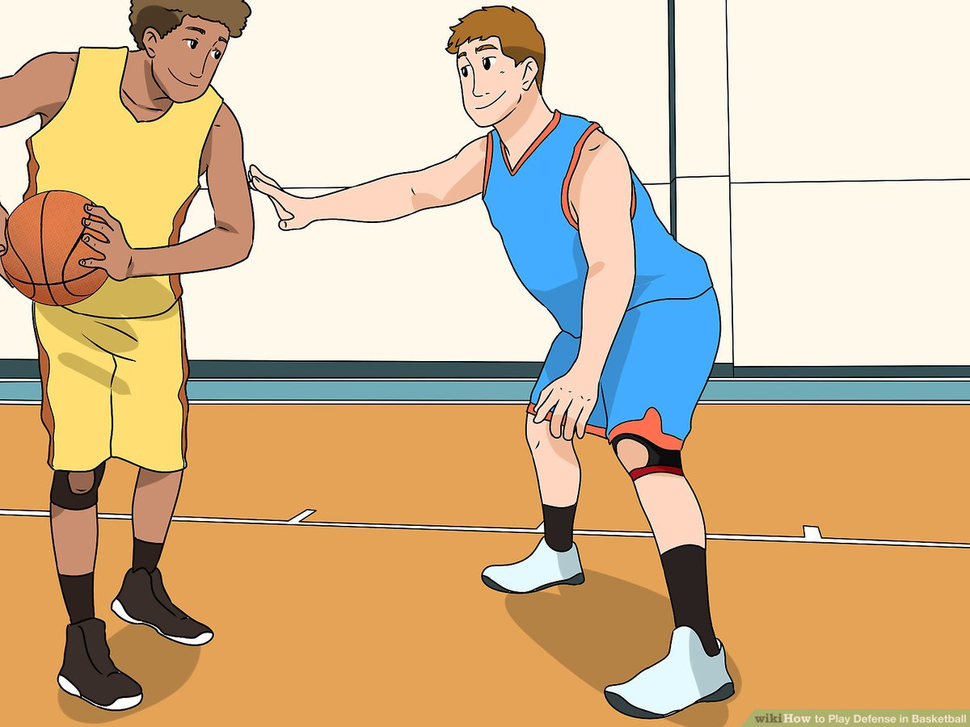
#> input picture PyStuff/ComputerVision/27.png, 970 x 727 px, shrunk from 1200 x 900 before the run
$ python ConvoFilter.py
#> lines starting #> are read from the running program, lines starting #| are printed output that depends on the picture
import os
import cv2
import numpy as np

img=cv2.imread('27.png')
#> img is the input picture: shape (727, 970, 3); mean B, G, R 148.4, 185.1, 211.7

'''k1=np.array([[0,0,0],
             [0,1,0],
             [0,0,0]])'''

k1=np.ones((5,5), np.float32)/25

fil=cv2.filter2D(src=img, ddepth=-1, kernel=k1)
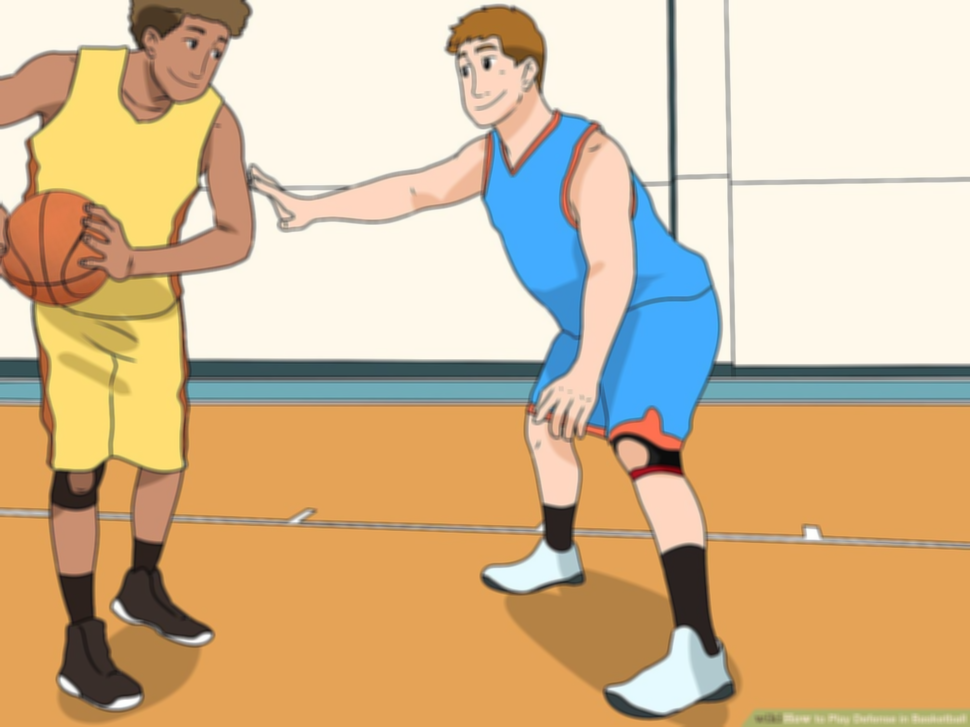
#> fil: shape (727, 970, 3); mean B, G, R 148.4, 185.1, 211.7

cv2.imshow("Pic",img)
cv2.imshow("img",fil)
